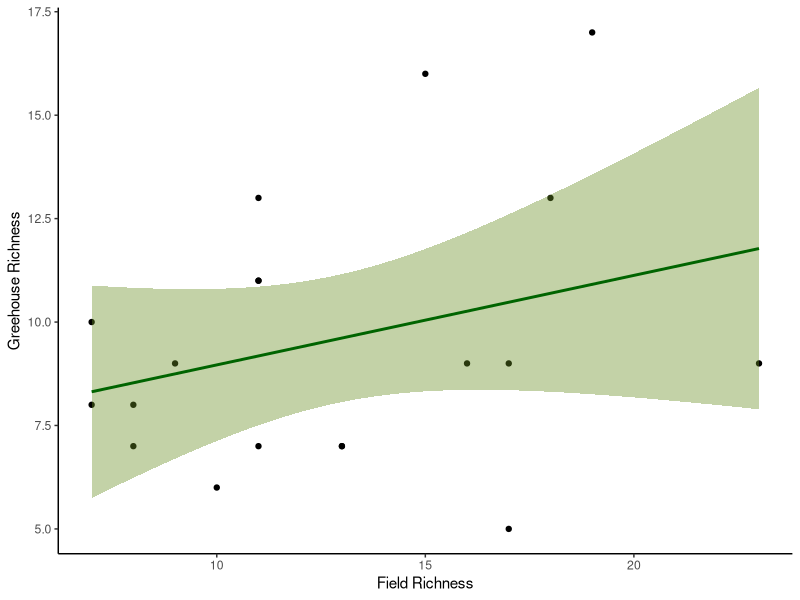
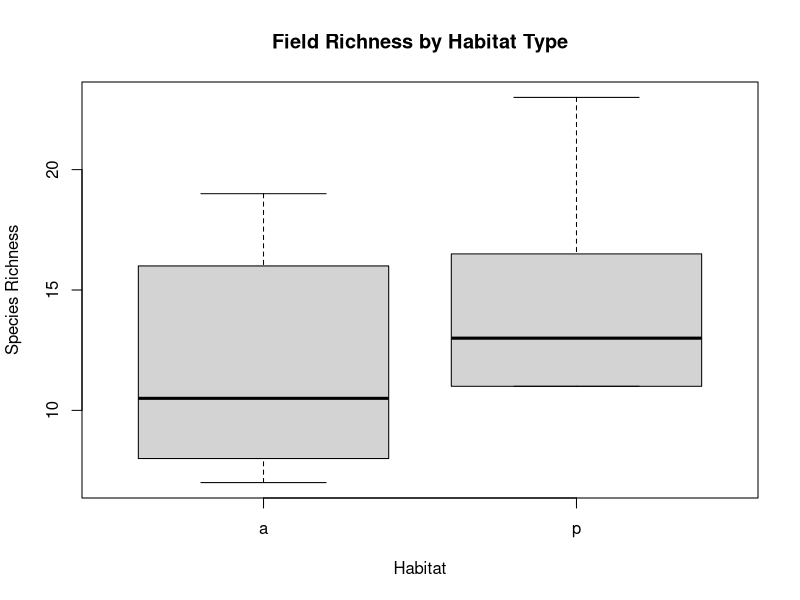
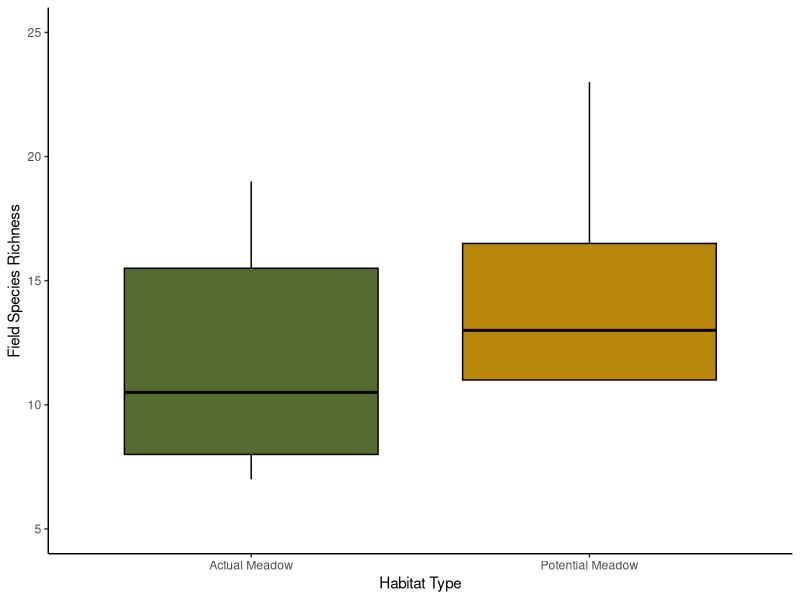
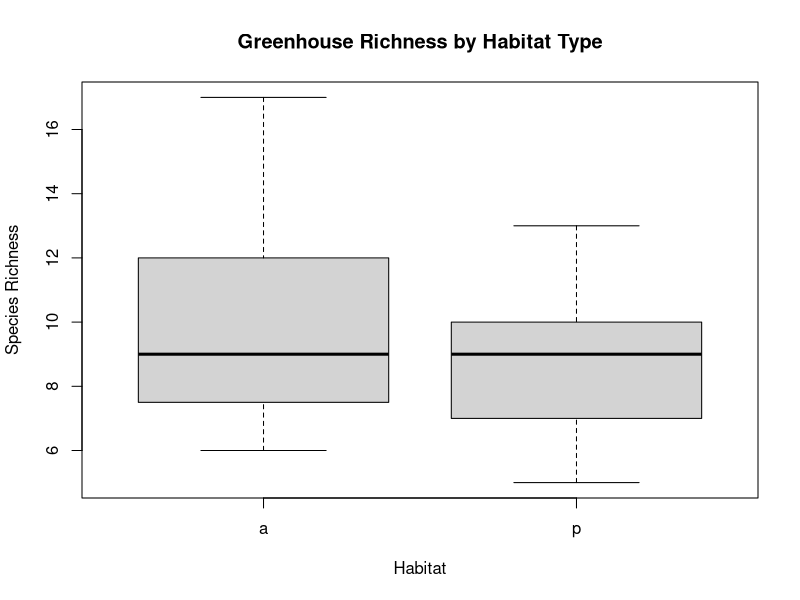
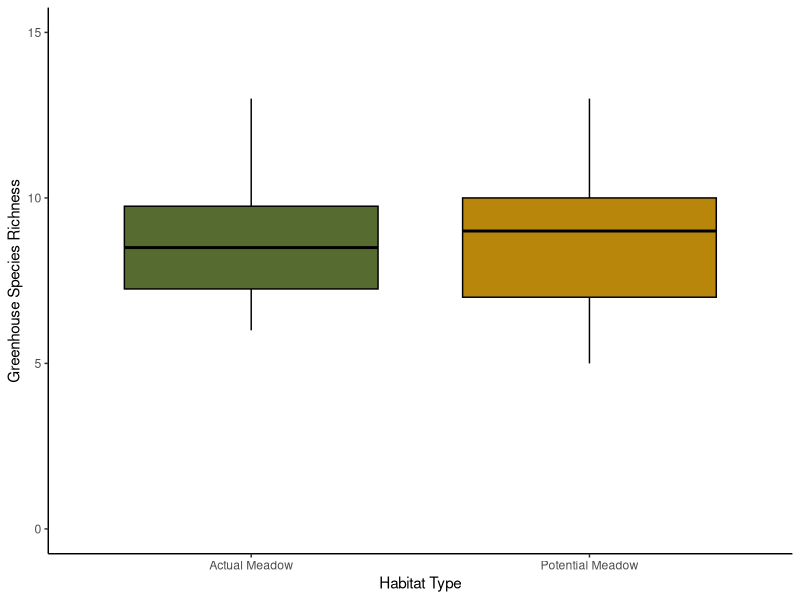
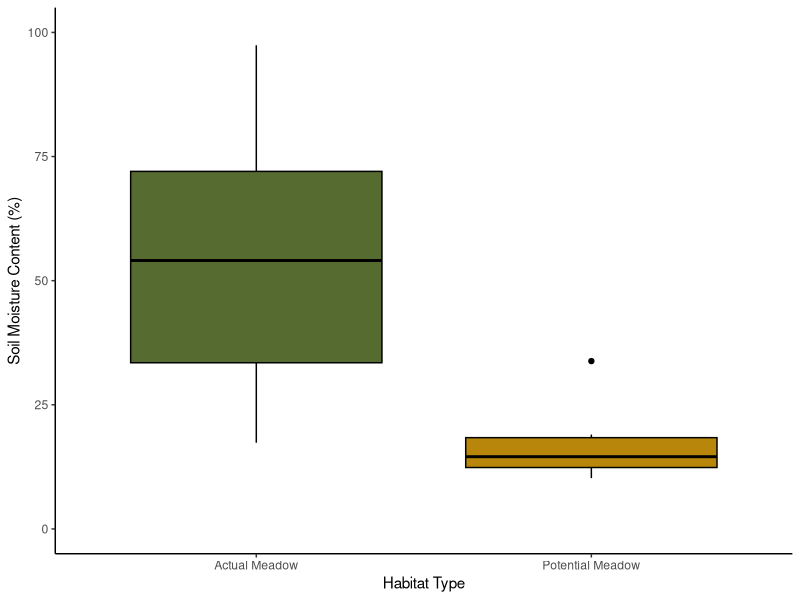
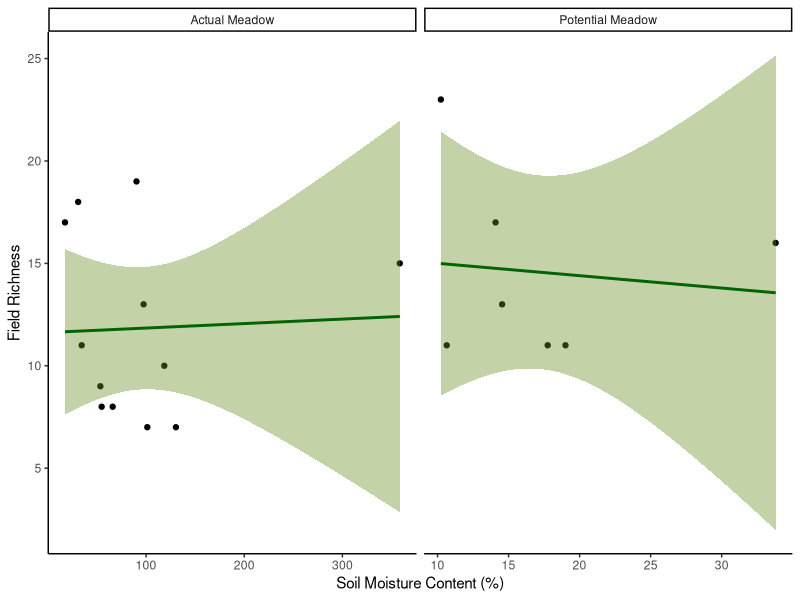
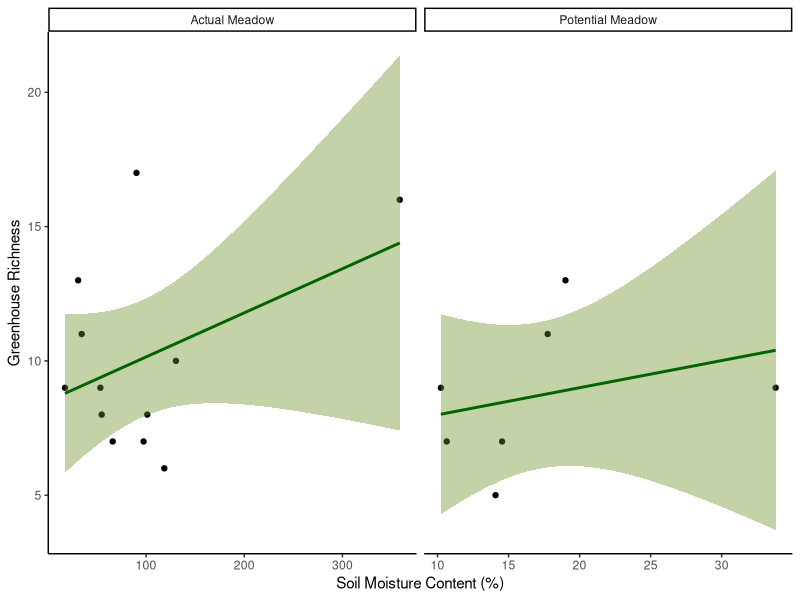

Generate these figures, in order, with R:
## ---- chunk 1
knitr::opts_chunk$set(echo = TRUE)
library(here)
library(tidyverse)

# Color Options:

color.palatte <- c("mediumblue", "darkred") 
fun.palatte <- c("darkolivegreen","darkgoldenrod")
## ---- chunk 2

##greenhouse.n <- SRWC_seedbank_greenhouse_2024_02_21_n
  
greenhouse.n <- read.csv(here("data/SRWC-seedbank_greenhouse_2024-05-22_n.csv"), header = TRUE)

greenhouse.n$X <- NULL

greenhouse.n$species <- greenhouse.n$species %>% trimws()


## ---- chunk 3

# switch to long format (same data)
greenhouse.long <- greenhouse.n %>% 
  pivot_longer(cols = rf.1.a:control, names_to = "plot", values_to = "count")

# summary by date
greenhouse.summary <- greenhouse.long %>% 
  group_by(date, observer, plot) %>% 
  dplyr::summarise(
    Richness = sum(count>0, na.rm = TRUE))

View(greenhouse.summary)

## ---- chunk 4

# switch to long format (same data)
greenhouse.long <- greenhouse.n %>% 
  pivot_longer(cols = rf.1.a:control, names_to = "plot", values_to = "count")

# summary by species max count
greenhouse.sum <- greenhouse.long %>% 
  group_by(species, plot) %>% 
  dplyr::summarise(
    count.max = max(count, na.rm = TRUE)) %>%
  filter(count.max > 0)

#View(greenhouse.sum)

# remove species present in control trays
control.species <- greenhouse.sum %>% 
  filter(plot == "control") %>% 
  select(species) %>% 
  unlist()

greenhouse.sum.clean <- greenhouse.sum %>%
  filter(!(species %in% control.species))


# summarize by plots for richness
greenhouse.max.summary <- greenhouse.sum.clean %>%
  group_by(plot) %>%
  dplyr::summarise(
    greenhouse.richness = sum(count.max > 0, na.rm = TRUE)
  )

greenhouse.max.summary


## ---- chunk 5

##field.data <- SRWC_seedbank_plant_survey_2024_02_26

field.data.raw <- read.csv(here("data/SRWC-seedbank_plant-survey_2024-02-26.csv"), header = TRUE)

# removing duplicate rows
dup.1 <- which(field.data.raw$plot == "rf.6.a" & field.data.raw$species.code == "unkfb")[2]
dup.2 <- which(field.data.raw$plot == "rf.4.p" & field.data.raw$species.code == "sidore")[2]
drop <- c(dup.1, dup.2)

field.data <- field.data.raw %>% filter(!row_number() %in% drop)

## ---- chunk 6


field.summary <- field.data %>%
  group_by(plot, habitat) %>%
  dplyr::summarise(
    field.richness = sum(species.count > 0, na.rm = TRUE))

field.summary

## ---- chunk 7

combined.sum <- left_join(greenhouse.max.summary, field.summary, by = "plot")

## ---- chunk 8

combined.summary <- na.omit(combined.sum)

## ---- chunk 9

combined.lm = lm(greenhouse.richness ~ field.richness, data = combined.summary)

combined.lm

summary(combined.lm)
## ---- chunk 10

GH.vs.field.regression <- ggplot(combined.summary, aes(x=field.richness, y=greenhouse.richness)) +
    geom_point()+
    theme_classic()+
    xlab("Field Richness")+
    ylab("Greehouse Richness")+
         geom_smooth(method=lm, color="darkgreen", fill="olivedrab")

GH.vs.field.regression

ggsave(plot = GH.vs.field.regression, filename = "figures/GH-vs-field-regression.png", width = 6, height = 4, units = "in")

## ---- chunk 11

boxplot(field.richness~habitat, data=combined.summary, main="Field Richness by Habitat Type", xlab = "Habitat", ylab = "Species Richness")
## ---- chunk 12
  
field.richness.by.habitat <- combined.summary %>%
      ggplot(aes(x=habitat, y=field.richness))+
      geom_boxplot(aes(fill=habitat, col = fun.palatte), colour="black") +
      labs(x= "Habitat Type", y="Field Species Richness")+
      theme_classic() +
        scale_x_discrete(labels=c("Actual Meadow", "Potential Meadow", "N/A")) +
        scale_y_continuous(limits=c(5,25), breaks=c(5, 10, 15, 20, 25))+
        scale_fill_manual(values= fun.palatte) +
  theme(legend.position = "none")

field.richness.by.habitat

ggsave(plot = field.richness.by.habitat, filename = "figures/field_richness_by_habitat.png", width = 6, height = 4, units = "in")
## ---- chunk 13

fieldrichness.aov = aov(field.richness~habitat, data=combined.summary)

  summary(fieldrichness.aov)
  
## ---- chunk 14

boxplot(greenhouse.richness~habitat, data=combined.summary, main="Greenhouse Richness by Habitat Type", xlab = "Habitat", ylab = "Species Richness") 
 
## ---- chunk 15
  
GH.richness.by.habitat <- combined.summary %>%
      ggplot(aes(x=habitat, y=greenhouse.richness))+
      geom_boxplot(aes(fill=habitat, col = color.palatte), colour="black") +
      labs(x= "Habitat Type", y="Greenhouse Species Richness")+
      theme_classic() +
        scale_x_discrete(labels=c("Actual Meadow", "Potential Meadow", "N/A")) +
        scale_y_continuous(limits=c(0,15), breaks=c(0, 5, 10, 15))+
        scale_fill_manual(values= fun.palatte)+
        theme(legend.position = "none")

GH.richness.by.habitat

ggsave(plot = GH.richness.by.habitat, filename = "figures/GH_richness_by_habitat.png", width = 6, height = 4, units = "in")

## ---- chunk 16

greenhouserichness.aov = aov(greenhouse.richness~habitat, data=combined.summary)

  summary(greenhouserichness.aov)
  
## ---- chunk 17

habitat.richness = aov(field.richness ~ habitat*greenhouse.richness, data=combined.summary)

summary(habitat.richness)
  
## ---- chunk 18

##soil.moisture <- SRWC_seedbank_soil_moisture_2023_09_20

soil.moisture <- read.csv(here("data/SRWC-seedbank_soil-moisture_2023-09-20.csv"), header = TRUE)

combined.summary <- left_join(combined.summary, soil.moisture, by = c("plot","habitat"))
  
## ---- chunk 19

moisture.lm = lm(moisture.content ~ habitat, data = soil.moisture)

moisture.lm

summary(moisture.lm)

## ---- chunk 20
  
soil.moisture.plot <- soil.moisture %>%
      ggplot(aes(x=habitat, y=moisture.content))+
      geom_boxplot(aes(fill=habitat, col = color.palatte), colour="black") +
      labs(x= "Habitat Type", y="Soil Moisture Content (%)")+
      theme_classic() +
        scale_x_discrete(labels=c("Actual Meadow", "Potential Meadow")) +
        scale_y_continuous(limits=c(0,100), breaks=c(0, 25, 50, 75, 100))+
        scale_fill_manual(values= fun.palatte)+
        theme(legend.position = "none")

soil.moisture.plot

ggsave(plot = soil.moisture.plot, filename = "figures/soil-moisture-plot.png", width = 6, height = 4, units = "in")
    
## ---- chunk 21

soilmoisture.aov = aov(moisture.content~habitat, data=soil.moisture)

  summary(soilmoisture.aov)
  
## ---- chunk 22

SMfield.lm = lm(field.richness ~ moisture.content, data=combined.summary)

SMfield.lm

summary(SMfield.lm)

## ---- chunk 23

SMGH.lm = lm(greenhouse.richness ~ moisture.content, data=combined.summary)

SMGH.lm

summary(SMGH.lm)

## ---- chunk 24

habitat.richness = aov(field.richness ~ habitat*moisture.content, data=combined.summary)

summary(habitat.richness)

habitat.richness.2 = aov(greenhouse.richness ~ habitat*moisture.content, data=combined.summary)

summary(habitat.richness.2)
  
## ---- chunk 25

habitat.names <- c(a="Actual Meadow", p="Potential Meadow")

field.richness.vs.soil.moisture <- ggplot(combined.summary, aes(x=moisture.content, y=field.richness)) +
  facet_wrap(vars(habitat),labeller=labeller(habitat=habitat.names), scales="free_x")+
    geom_point()+
    theme_classic()+
    xlab("Soil Moisture Content (%)")+
    ylab("Field Richness")+
         geom_smooth(method=lm, color="darkgreen", fill="olivedrab")

field.richness.vs.soil.moisture

ggsave(plot = field.richness.vs.soil.moisture, filename = "figures/field_richness_vs_soil_moisture.png", width = 6, height = 4, units = "in")

GH.richness.vs.soil.moisture <- ggplot(combined.summary, aes(x=moisture.content, y=greenhouse.richness)) +
  facet_wrap(vars(habitat),labeller=labeller(habitat=habitat.names), scales="free_x")+
    geom_point()+
    theme_classic()+
    xlab("Soil Moisture Content (%)")+
    ylab("Greenhouse Richness")+
         geom_smooth(method=lm, color="darkgreen", fill="olivedrab")

GH.richness.vs.soil.moisture

ggsave(plot = field.richness.vs.soil.moisture, filename = "figures/GH_richness_vs_soil_moisture.png", width = 6, height = 4, units = "in")


